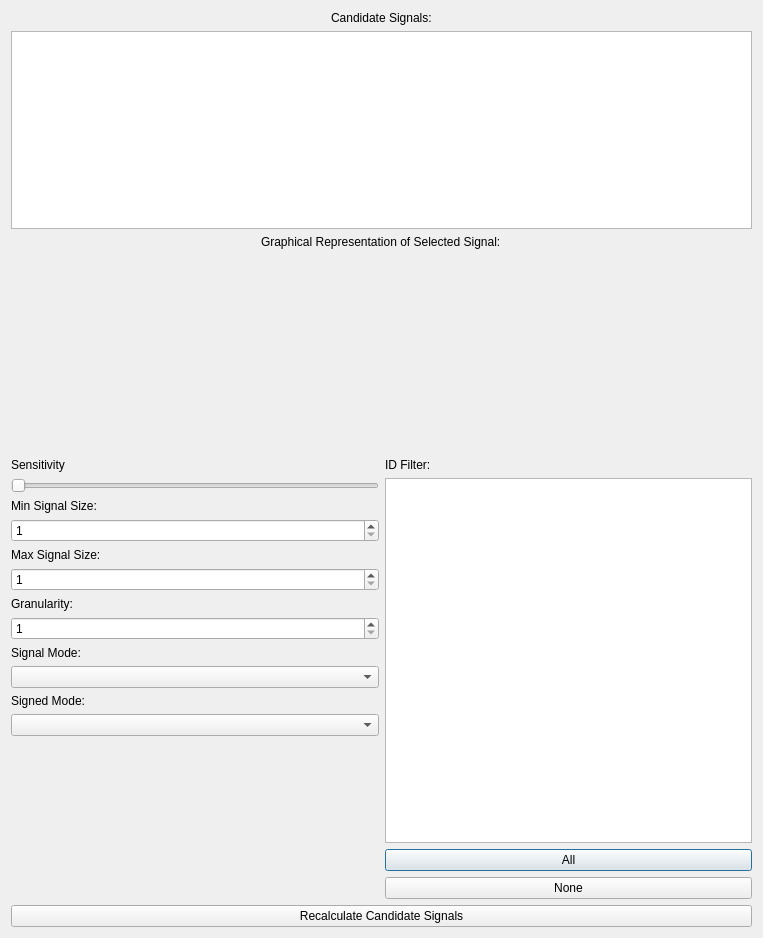
<?xml version="1.0" encoding="UTF-8"?>
<ui version="4.0">
 <class>RangeStateWindowLIN</class>
 <widget class="QDialog" name="RangeStateWindowLIN">
  <property name="geometry">
   <rect>
    <x>0</x>
    <y>0</y>
    <width>763</width>
    <height>938</height>
   </rect>
  </property>
  <property name="windowTitle">
   <string>Range State Window</string>
  </property>
  <layout class="QVBoxLayout" name="verticalLayout">
   <item>
    <layout class="QVBoxLayout" name="verticalLayout_4" stretch="0,2,0,2">
     <item alignment="Qt::AlignHCenter">
      <widget class="QLabel" name="label_7">
       <property name="text">
        <string>Candidate Signals:</string>
       </property>
      </widget>
     </item>
     <item>
      <widget class="QListWidget" name="listCandidates"/>
     </item>
     <item alignment="Qt::AlignHCenter">
      <widget class="QLabel" name="label_8">
       <property name="text">
        <string>Graphical Representation of Selected Signal:</string>
       </property>
      </widget>
     </item>
     <item>
      <widget class="QCustomPlot" name="graphSignal" native="true">
       <property name="sizePolicy">
        <sizepolicy hsizetype="Expanding" vsizetype="Expanding">
         <horstretch>0</horstretch>
         <verstretch>0</verstretch>
        </sizepolicy>
       </property>
      </widget>
     </item>
    </layout>
   </item>
   <item>
    <layout class="QHBoxLayout" name="horizontalLayout">
     <item>
      <layout class="QVBoxLayout" name="verticalLayout_3">
       <item>
        <widget class="QLabel" name="label">
         <property name="text">
          <string>Sensitivity</string>
         </property>
        </widget>
       </item>
       <item>
        <widget class="QSlider" name="slideSensitivity">
         <property name="minimum">
          <number>10</number>
         </property>
         <property name="maximum">
          <number>250</number>
         </property>
         <property name="orientation">
          <enum>Qt::Horizontal</enum>
         </property>
        </widget>
       </item>
       <item>
        <widget class="QLabel" name="label_2">
         <property name="text">
          <string>Min Signal Size:</string>
         </property>
        </widget>
       </item>
       <item>
        <widget class="QSpinBox" name="spinMinSigSize">
         <property name="minimum">
          <number>1</number>
         </property>
         <property name="maximum">
          <number>32</number>
         </property>
        </widget>
       </item>
       <item>
        <widget class="QLabel" name="label_3">
         <property name="text">
          <string>Max Signal Size:</string>
         </property>
        </widget>
       </item>
       <item>
        <widget class="QSpinBox" name="spinMaxSigSize">
         <property name="minimum">
          <number>1</number>
         </property>
         <property name="maximum">
          <number>32</number>
         </property>
        </widget>
       </item>
       <item>
        <widget class="QLabel" name="label_4">
         <property name="text">
          <string>Granularity:</string>
         </property>
        </widget>
       </item>
       <item>
        <widget class="QSpinBox" name="spinGranularity">
         <property name="minimum">
          <number>1</number>
         </property>
         <property name="maximum">
          <number>32</number>
         </property>
        </widget>
       </item>
       <item>
        <widget class="QLabel" name="label_5">
         <property name="text">
          <string>Signal Mode:</string>
         </property>
        </widget>
       </item>
       <item>
        <widget class="QComboBox" name="cbSignalMode"/>
       </item>
       <item>
        <widget class="QLabel" name="label_9">
         <property name="text">
          <string>Signed Mode:</string>
         </property>
        </widget>
       </item>
       <item>
        <widget class="QComboBox" name="cbSignedMode"/>
       </item>
       <item>
        <spacer name="verticalSpacer">
         <property name="orientation">
          <enum>Qt::Vertical</enum>
         </property>
         <property name="sizeHint" stdset="0">
          <size>
           <width>20</width>
           <height>40</height>
          </size>
         </property>
        </spacer>
       </item>
      </layout>
     </item>
     <item>
      <layout class="QVBoxLayout" name="verticalLayout_2">
       <item>
        <widget class="QLabel" name="label_6">
         <property name="text">
          <string>ID Filter:</string>
         </property>
        </widget>
       </item>
       <item>
        <widget class="QListWidget" name="listFilter"/>
       </item>
       <item>
        <widget class="QPushButton" name="btnAllFilter">
         <property name="text">
          <string>All</string>
         </property>
        </widget>
       </item>
       <item>
        <widget class="QPushButton" name="btnNoneFilter">
         <property name="text">
          <string>None</string>
         </property>
        </widget>
       </item>
      </layout>
     </item>
    </layout>
   </item>
   <item>
    <widget class="QPushButton" name="btnRecalc">
     <property name="text">
      <string>Recalculate Candidate Signals</string>
     </property>
    </widget>
   </item>
  </layout>
 </widget>
 <customwidgets>
  <customwidget>
   <class>QCustomPlot</class>
   <extends>QWidget</extends>
   <header>qcustomplot.h</header>
   <container>1</container>
  </customwidget>
 </customwidgets>
 <tabstops>
  <tabstop>slideSensitivity</tabstop>
  <tabstop>spinMinSigSize</tabstop>
  <tabstop>spinMaxSigSize</tabstop>
  <tabstop>spinGranularity</tabstop>
  <tabstop>cbSignalMode</tabstop>
  <tabstop>cbSignedMode</tabstop>
  <tabstop>listFilter</tabstop>
  <tabstop>btnAllFilter</tabstop>
  <tabstop>btnNoneFilter</tabstop>
  <tabstop>btnRecalc</tabstop>
  <tabstop>listCandidates</tabstop>
 </tabstops>
 <resources/>
 <connections/>
</ui>
